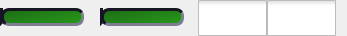
          <widget class="QWidget" name="horizontalWidget_2" native="true">
           <property name="maximumSize">
            <size>
             <width>16777215</width>
             <height>36</height>
            </size>
           </property>
           <layout class="QHBoxLayout" name="horizontalLayout_7">
            <property name="spacing">
             <number>0</number>
            </property>
            <property name="leftMargin">
             <number>0</number>
            </property>
            <property name="topMargin">
             <number>0</number>
            </property>
            <property name="bottomMargin">
             <number>0</number>
            </property>
            <item>
             <widget class="QSlider" name="volumeSlider">
              <property name="minimumSize">
               <size>
                <width>0</width>
                <height>33</height>
               </size>
              </property>
              <property name="styleSheet">
               <string notr="true">QSlider::handle:horizontal {
	width: 42px;
	height: 33px;
	background-color: transparent;
	border-image: url(:assets/volumeHandle.png);
	background: none;
	background-repeat: none;
	margin-top: -7.5px;
	margin-bottom: -7.5px;
}

QSlider::handle:horizontal:pressed {
	border-image: url(:assets/volumeHandle_p.png);
}

QSlider::groove:horizontal {
	background: transparent;
	height: 18px;
}

QSlider::sub-page:horizontal {
	background: qlineargradient(x1: 0, y1: 0, x2: 1, y2: 1, stop: 0 #9f161b, stop: 1 #e11f26);
	border-top: 3px solid #161623;
	border-left: 3px solid #161623;
	border-bottom: 3px solid #7d7d92;
	border-right: 3px solid #7d7d92;
	border-radius: 8px;
}

QSlider::add-page:horizontal {
	height: 18px;
	background: qlineargradient(x1: 0, y1: 0, x2: 1, y2: 1, stop: 0 #1c6c14, stop: 1 #28991c);
	border-top: 3px solid #161623;
	border-left: 3px solid #161623;
	border-bottom: 3px solid #7d7d92;
	border-right: 3px solid #7d7d92;
	border-radius: 8px;
}</string>
              </property>
              <property name="orientation">
               <enum>Qt::Horizontal</enum>
              </property>
             </widget>
            </item>
            <item>
             <spacer name="horizontalSpacer_6">
              <property name="orientation">
               <enum>Qt::Horizontal</enum>
              </property>
              <property name="sizeType">
               <enum>QSizePolicy::Fixed</enum>
              </property>
              <property name="sizeHint" stdset="0">
               <size>
                <width>16</width>
                <height>20</height>
               </size>
              </property>
             </spacer>
            </item>
            <item>
             <widget class="QSlider" name="balanceSlider">
              <property name="minimumSize">
               <size>
                <width>0</width>
                <height>33</height>
               </size>
              </property>
              <property name="styleSheet">
               <string notr="true">QSlider::handle:horizontal {
	width: 42px;
	height: 33px;
	background-color: transparent;
	border-image: url(:assets/balanceHandle.png);
	background: none;
	background-repeat: none;
	margin-top: -7.5px;
	margin-bottom: -7.5px;
}

QSlider::handle:horizontal:pressed {
	border-image: url(:assets/balanceHandle_p.png);
}

QSlider::groove:horizontal {
	background: transparent;
	height: 18px;
}

QSlider::sub-page:horizontal {
	background: qlineargradient(x1: 0, y1: 0, x2: 1, y2: 1, stop: 0 #1c6c14, stop: 1 #28991c);
	border-top: 3px solid #161623;
	border-left: 3px solid #161623;
	border-bottom: 3px solid #7d7d92;
	border-right: 3px solid #7d7d92;
	border-radius: 8px;
}

QSlider::add-page:horizontal {
	height: 18px;
	background: qlineargradient(x1: 0, y1: 0, x2: 1, y2: 1, stop: 0 #1c6c14, stop: 1 #28991c);
	border-top: 3px solid #161623;
	border-left: 3px solid #161623;
	border-bottom: 3px solid #7d7d92;
	border-right: 3px solid #7d7d92;
	border-radius: 8px;
}</string>
              </property>
              <property name="orientation">
               <enum>Qt::Horizontal</enum>
              </property>
             </widget>
            </item>
            <item>
             <spacer name="horizontalSpacer_7">
              <property name="orientation">
               <enum>Qt::Horizontal</enum>
              </property>
              <property name="sizeType">
               <enum>QSizePolicy::Fixed</enum>
              </property>
              <property name="sizeHint" stdset="0">
               <size>
                <width>14</width>
                <height>20</height>
               </size>
              </property>
             </spacer>
            </item>
            <item>
             <widget class="QCheckBox" name="eqButton">
              <property name="minimumSize">
               <size>
                <width>69</width>
                <height>36</height>
               </size>
              </property>
              <property name="maximumSize">
               <size>
                <width>69</width>
                <height>36</height>
               </size>
              </property>
              <property name="styleSheet">
               <string notr="true">QCheckBox {
    spacing: 0px;
}

QCheckBox::indicator {
    width: 69px;
    height: 36px;
}

QCheckBox::indicator:unchecked {
    image: url(:assets/eq_off.png);
}

QCheckBox::indicator:unchecked:hover {
    image: url(:assets/eq_off.png);
}

QCheckBox::indicator:unchecked:pressed {
    image: url(:assets/eq_off_p.png);
}

QCheckBox::indicator:checked {
    image: url(:assets/eq_on.png);
}

QCheckBox::indicator:checked:hover {
    image: url(:assets/eq_on.png);
}

QCheckBox::indicator:checked:pressed {
    image: url(:assets/eq_on_p.png);
}

QCheckBox::indicator:indeterminate:hover {
    image:  url(:assets/eq_off.png);
}

QCheckBox::indicator:indeterminate:pressed {
    image:  url(:assets/eq_off_p.png);
}</string>
              </property>
              <property name="text">
               <string/>
              </property>
             </widget>
            </item>
            <item>
             <widget class="QCheckBox" name="playlistButton">
              <property name="minimumSize">
               <size>
                <width>69</width>
                <height>36</height>
               </size>
              </property>
              <property name="maximumSize">
               <size>
                <width>69</width>
                <height>36</height>
               </size>
              </property>
              <property name="styleSheet">
               <string notr="true">QCheckBox {
    spacing: 0px;
}

QCheckBox::indicator {
    width: 69px;
    height: 36px;
}

QCheckBox::indicator:unchecked {
    image: url(:assets/pl_off.png);
}

QCheckBox::indicator:unchecked:hover {
    image: url(:assets/pl_off.png);
}

QCheckBox::indicator:unchecked:pressed {
    image: url(:assets/pl_off_p.png);
}

QCheckBox::indicator:checked {
    image: url(:assets/pl_on.png);
}

QCheckBox::indicator:checked:hover {
    image: url(:assets/pl_on.png);
}

QCheckBox::indicator:checked:pressed {
    image: url(:assets/pl_on_p.png);
}

QCheckBox::indicator:indeterminate:hover {
    image:  url(:assets/pl_off.png);
}

QCheckBox::indicator:indeterminate:pressed {
    image:  url(:assets/pl_off_p.png);
}</string>
              </property>
              <property name="text">
               <string/>
              </property>
             </widget>
            </item>
           </layout>
          </widget>
